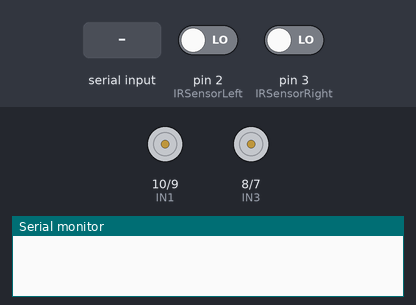
Bench run of a sketch on a simulated Arduino Uno, built with avr-gcc and run on an emulated ATmega328P. Shown: motor-driver pin pairs drawn as motors (green arrow = first pin HIGH = forward, orange = second pin HIGH = backward, longer = more drive, scaled by the enable pin), the last lines printed to the serial monitor. Inputs (shaded band) come from the test bench; at power-on: pin 2 (IRSensorLeft) LOW, pin 3 (IRSensorRight) LOW.

Above: at 0.9 s.
1.0 s: "READY\n" received over Serial
At 1.6 s:
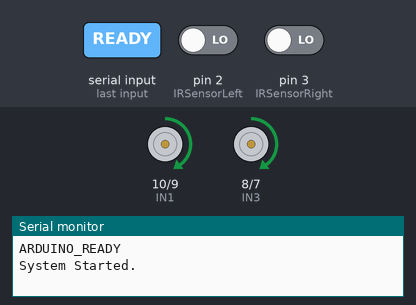
2.5 s: pin 2 (IRSensorLeft) driven HIGH
At 3.7 s:
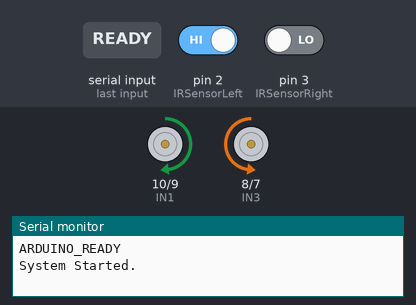
4.0 s: pin 3 (IRSensorRight) driven HIGH
At 5.0 s:
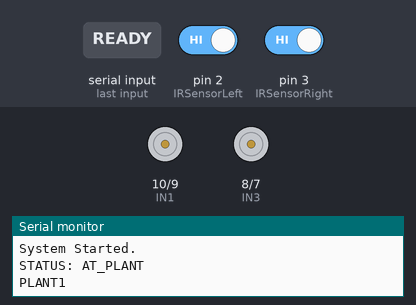
5.5 s: "DONE\n" received over Serial
At 5.66 s:
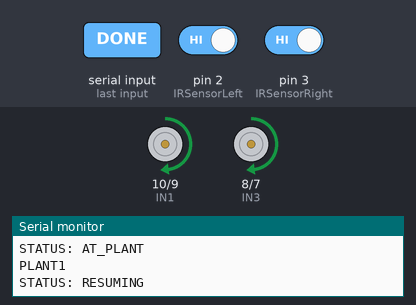
7.0 s: pin 2 (IRSensorLeft) driven LOW
At 8.2 s:
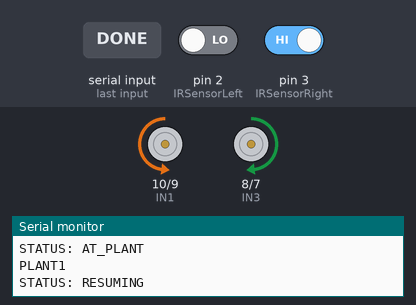
8.5 s: pin 3 (IRSensorRight) driven LOW
At 9.7 s:
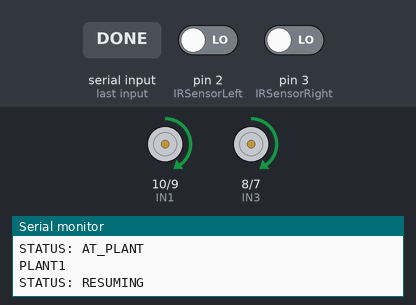
Timing chart, 0 to 11.0 s (numbered marks = the images above; inputs shaded):
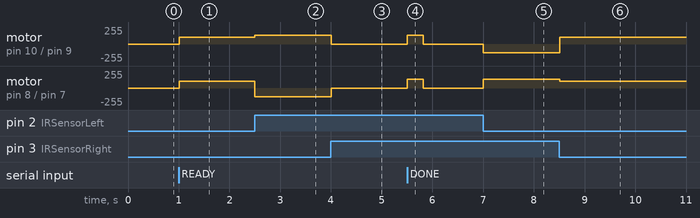

Measured:
- after the input at 1.0 s, motor on pin 10 (IN1) / pin 9 (IN2), motor on pin 8 (IN3) / pin 7 (IN4): stopped → forward 100/255 at once
- after the input at 2.5 s, motor on pin 10 (IN1) / pin 9 (IN2): forward 100/255 → forward 130/255 at once; motor on pin 8 (IN3) / pin 7 (IN4): forward 100/255 → backward 130/255 at once
- after the input at 4.0 s, motor on pin 10 (IN1) / pin 9 (IN2): forward 130/255 → stopped at once; motor on pin 8 (IN3) / pin 7 (IN4): backward 130/255 → stopped at once
- after the input at 5.5 s, motor on pin 10 (IN1) / pin 9 (IN2), motor on pin 8 (IN3) / pin 7 (IN4): stopped → forward 130/255 at once, → stopped 0.31 s later
- after the input at 7.0 s, motor on pin 10 (IN1) / pin 9 (IN2): stopped → backward 130/255 at once; motor on pin 8 (IN3) / pin 7 (IN4): stopped → forward 130/255 at once
- after the input at 8.5 s, motor on pin 10 (IN1) / pin 9 (IN2): backward 130/255 → forward 100/255 at once; motor on pin 8 (IN3) / pin 7 (IN4): forward 130/255 → forward 100/255 at once

The sketch:

line_following-robot.ino
```cpp
// =====================
// Agriculture Rover - Arduino Motor & Sensor Control
// =====================

// Motor A (Left)
const int ENA = 11;
const int IN1 = 10;
const int IN2 = 9;

// Motor B (Right)
const int ENB = 6;
const int IN3 = 8;
const int IN4 = 7;

// Tuning Parameters
#define SPEED_BASE 100   // Normal forward speed
#define SPEED_TURN 130   // Turning speed (usually needs to be higher to overcome friction)
#define NUDGE_TIME 300   // Time (ms) to move blindy forward to clear the stop line

// IR Sensors
const int IRSensorLeft  = 2;
const int IRSensorRight = 3;

// State Variables
int plantCount = 1;
bool atPlant   = false;

void setup() {
  // Motor Pins
  pinMode(ENA, OUTPUT); pinMode(IN1, OUTPUT); pinMode(IN2, OUTPUT);
  pinMode(ENB, OUTPUT); pinMode(IN3, OUTPUT); pinMode(IN4, OUTPUT);

  // Sensor Pins
  pinMode(IRSensorLeft, INPUT);
  pinMode(IRSensorRight, INPUT);

  Serial.begin(9600);
  stopMotors();

  // Wait for Pi handshaking before starting
  waitForStartSignal();
  Serial.println("System Started.");
}

void loop() {
  // Read Sensors
  bool leftSensor  = digitalRead(IRSensorLeft);
  bool rightSensor = digitalRead(IRSensorRight);

  // LOGIC ASSUMPTION:
  // LOW  = White Surface (Line not detected)
  // HIGH = Black Line (Line detected)

  bool bothHigh = (leftSensor == HIGH && rightSensor == HIGH);

  // 1. Check for Stop Condition (Plant)
  if (bothHigh) {
    stopMotors();

    // Check if this is a NEW stop (prevent looping logic)
    if (!atPlant) {
      atPlant = true; // Mark that we have handled this specific stop line
      handlePlantStop();
    }
    // If atPlant is already true, we do nothing and stay stopped
    // until the "Nudge" in handlePlantStop pushes us off the line.

  } else {
    // 2. We are NOT on a stop line (sensors reading White/White or White/Black)
    atPlant = false; // Reset flag so we can stop at the NEXT plant

    // Line Following Logic
    if (leftSensor == LOW && rightSensor == LOW) {
      // Both sensors on white -> Straddling the line -> Move Forward
      moveForward();
    }
    else if (leftSensor == LOW && rightSensor == HIGH) {
      // Right sensor hit line -> Turn Right
      turnRight();
    }
    else if (leftSensor == HIGH && rightSensor == LOW) {
      // Left sensor hit line -> Turn Left
      turnLeft();
    }
    else {
      // Fallback (Should typically be covered by bothHigh, but good safety)
      stopMotors();
    }
  }

  delay(10); // Small loop stabilization
}

// =====================
// Logic Functions
// =====================

void handlePlantStop() {
  Serial.println("STATUS: AT_PLANT");
  stopMotors();

  // Clear serial buffer to ensure no old "DONE" messages trigger this prematurely
  while (Serial.available()) { Serial.read(); }

  // Send Plant ID to Pi
  String plantID = "PLANT" + String(plantCount);
  Serial.println(plantID);

  bool gotDone = false;

  // BLOCKING LOOP: Wait for Pi processing
  while (!gotDone) {
    if (Serial.available() > 0) {
      String msg = Serial.readStringUntil('\n');
      msg.trim();

      if (msg == "DONE") {
        gotDone = true;
        Serial.println("STATUS: RESUMING");
      }
    }
  }

  plantCount++;

  // --- THE FIX IS HERE ---
  // We force the robot to move forward blindly for a short time.
  // This pushes the sensors off the black "Stop" line so the main loop
  // doesn't immediately stop the robot again.
  moveForward();
  delay(NUDGE_TIME);
  // We do NOT stop motors here. We let the loop() take over immediately
  // to correct the path.
}

void waitForStartSignal() {
  // Blinking logic or just waiting could go here
  bool isReady = false;
  while (!isReady) {
    if (Serial.available() > 0) {
      String msg = Serial.readStringUntil('\n');
      msg.trim();
      if (msg == "READY") {
        isReady = true;
        Serial.println("ARDUINO_READY");
      }
    }
  }
}

// =====================
// Motor Functions
// =====================

void moveForward() {
  digitalWrite(IN1, HIGH); digitalWrite(IN2, LOW); analogWrite(ENA, SPEED_BASE);
  digitalWrite(IN3, HIGH); digitalWrite(IN4, LOW); analogWrite(ENB, SPEED_BASE);
}

void turnRight() {
  digitalWrite(IN1, LOW);  digitalWrite(IN2, HIGH); analogWrite(ENA, SPEED_TURN);
  digitalWrite(IN3, HIGH); digitalWrite(IN4, LOW);  analogWrite(ENB, SPEED_TURN);
}

void turnLeft() {
  digitalWrite(IN1, HIGH); digitalWrite(IN2, LOW);  analogWrite(ENA, SPEED_TURN);
  digitalWrite(IN3, LOW);  digitalWrite(IN4, HIGH); analogWrite(ENB, SPEED_TURN);
}

void stopMotors() {
  digitalWrite(IN1, LOW); digitalWrite(IN2, LOW); analogWrite(ENA, 0);
  digitalWrite(IN3, LOW); digitalWrite(IN4, LOW); analogWrite(ENB, 0);
}
```
